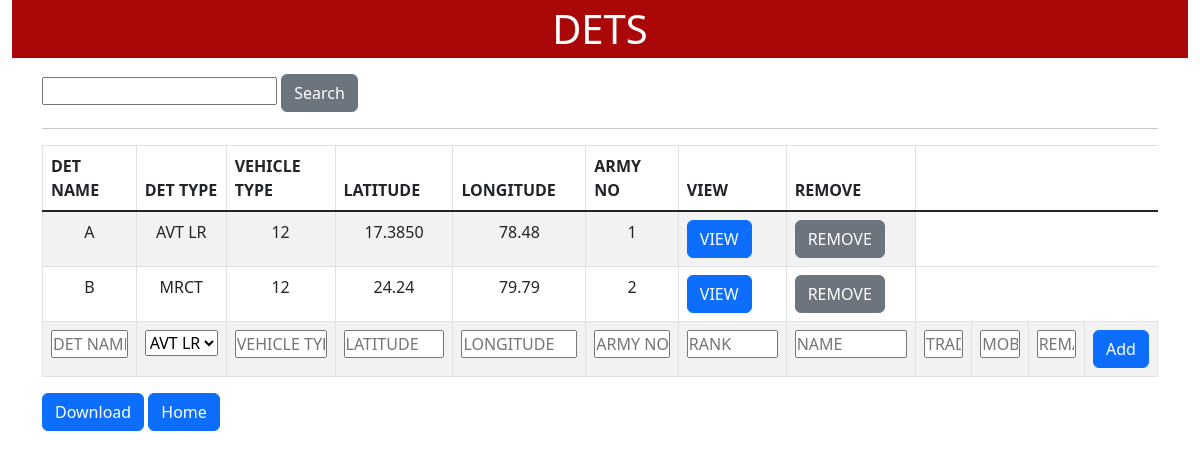
/dets (signed in), run on the app's committed database.
### tables this page shows
CREATE TABLE dets(
            ZZZ INTEGER NOT NULL PRIMARY KEY AUTOINCREMENT,
            A text,B text,C text,D text,E text,F text,G text,H text,I text,J text,K text
        );

### app.py (the view, shortened to what this page needs)
@app.route('/dets', methods = ["PUT", "GET", "POST"])
@login_required
def dets(name = "dets"):
    headers_all = tables[name]['columns']
    headers = headers_all[:6]
    data = load(
        table_name = name,
        keys = headers,
        value = request.args.get('search', '')
    )
    return render_template(
        "dets.html",
        table = data,
        choices = choices,
        headers = ["ZZZ"] + [(name, get_type(name)) for name in headers],
        headers_all = [(name, get_type(name)) for name in headers_all],
        title = " ".join(name.split("_")).upper(),
        name = name,
        search_key = request.args.get("search", "")
    )

### app.py (called while the page is built)
def login_required(func):
    @wraps(func)
    def m_func(*args, **kwargs):
        user = session.get("name", "newbie")
        if user == "newbie":
            return redirect("/login")
        if user != "admin":
            return "Your Not Admin"
        return func(*args, **kwargs)
    return m_func

### data.py (called while the page is built)
def get_type(name, production = False):
    Opts = {'select' : 'text', 'number' : 'integer'}
    if name not in type:
        if "DATE" in name:
            return "date"
        if name == "ZZZ":
            return "number"
        return "text"
    c_type = type[name]
    return Opts[c_type] if production and c_type in Opts else c_type

### lib.py (called while the page is built)
def load(table_name, keys = "", value = "", search_col = -1):
    table = tables[table_name]
    key = chr((table['search_column'] if search_col == -1 else search_col)  + 65)
    keys = [chr(65 + table['columns'].index(key)) for key in keys]
    key_name = table['columns'][table['search_column']]
    with connect('database.db') as con:
        cmd = f'SELECT { ",".join(["ZZZ"] + keys)} FROM {table_name}'
        if value != "":
            cmd += f" WHERE {key}"
            if get_type(key_name) == "number":
                cmd += f" = {cast_type(key_name, value)}"
            else :
                cmd += f" LIKE '%{value}%'"
        cmd += ';'
        path = 'static/files/csv/download.csv'
        df = pd.DataFrame(pd.read_sql_query(cmd, con), columns=keys)
        df.to_csv(path)
        cur = con.cursor()
        cur.execute(cmd)
        return cur.fetchall()

### templates/dets.html (shortened to what this page needs)
{% extends 'layout.html' %}
{% block title_head %}{{ title }}{% endblock %}
{% block body %}
    <div class="container">
        <form>
            <input type="search" name="search" id="search" class="input-text" value = "{% if search_key %}{{search_key}}{% endif %}">
            <input type="submit" value="Search" class="btn btn-secondary">
            <hr>
        </form>
        <table class="table table-striped table-bordered table-hover">
            <thead>
                <tr>
                    {% for i in range(1, headers|length) %}
                        <th scope="col"> {{ headers[i][0] }} </th>
                    {% endfor %}
                    <th scope="col">VIEW</th>
                    <th scope="col">REMOVE</th>
                </tr>
            </thead>
            <tbody class="table-group-divider">
                {% for row in table %}
                    <tr scope="row" class="table-data">
                        <form method="post" action="/dets/{{ row[1] }}">
                            {% for i in range(1, row|length) %}
                                <td class="table-data text-center">{{ row[i] }}</td>
                            {% endfor %}
                            <td class="m-0"><input type="submit" value="VIEW" class="btn btn-primary"></td>
                        </form>
                        <td class="m-0">
                            <form method="post">
                                <input type="submit" value="REMOVE" class="btn btn-secondary rounded">
                            </form>
                        </td>
                    </tr>
                {% endfor %}
                <form method = "POST">
                    <tr scope="row">
                        <div >
                            {% for i in range(headers_all|length) %}
                                <td class="table-data" >
                                    {% if headers_all[i][1] == "select" %}
                                        <select name="{{ headers_all[i][0] }}" id="{{ headers_all[i][0] }}">
                                            {% for type in choices[headers_all[i][0]] %}
                                                <option value="{{ type }}">{{ type }}</option>
                                            {% endfor %}
                                        </select>
                                    {% else %}
                                        <input type="{{ headers_all[i][1] }}" name="{{ headers_all[i][0] }}" placeholder="{{ headers_all[i][0] }}" id="{{ headers_all[i][0] }}" class="m-0 w-100" required>
                                    {% endif %}
                                </td>
                            {% endfor %}
                                <td><input type="submit" value="Add" class="btn btn-primary m-0"></td>
                        </div>
                    </tr>
                </form>
            </tbody>
        </table>
        <a href="/download/{{ name }}" class="btn btn-primary">Download</a>
        <a href="/" class="btn btn-primary">Home</a>
    </div>
{% endblock %}

### static/css/style.css (style rules this page uses)
* { box-sizing: border-box; margin: 0; padding: 0; }

### data on the page
dets: A "A" "AVT LR" "12" "17.3850" "78.48" "1"
dets: A "B" "MRCT" "12" "24.24" "79.79" "2"

### other printed values
{{ title }} "DETS"
{{ headers[i][0] }} "DET NAME" "DET TYPE" "VEHICLE TYPE" "LATITUDE" "LONGITUDE" "ARMY NO"
form field value "AVT LR"
